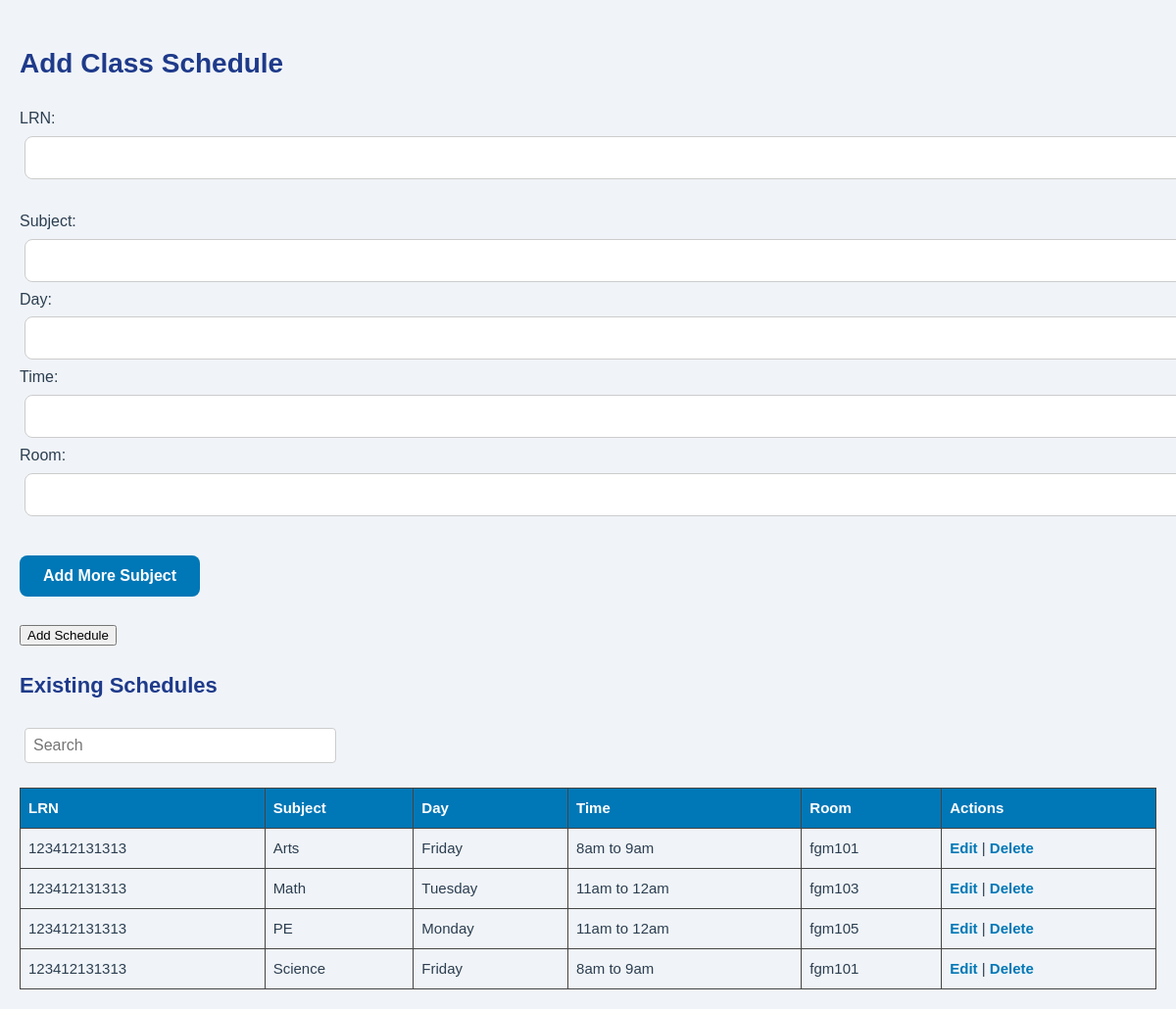
/schedule.php, run on an earlier commit of the app's database.
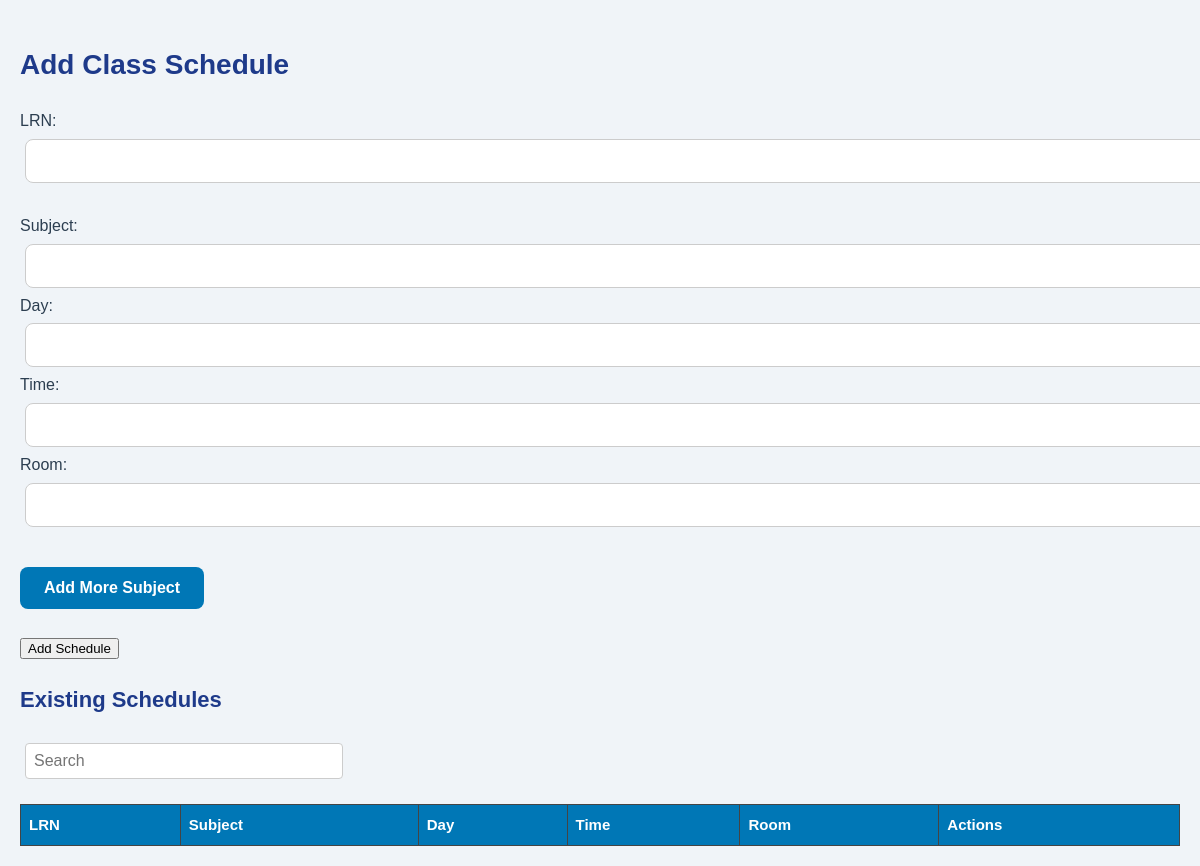
And on a later commit of the database.
### tables this page shows
CREATE TABLE `schedules` (
  `id` int(11) NOT NULL,
  `student_id` varchar(50) NOT NULL,
  `subject` varchar(100) NOT NULL,
  `day` varchar(20) NOT NULL,
  `time` varchar(20) NOT NULL,
  `room` varchar(50) DEFAULT NULL
);

### schedule.php (the view, shortened to what this page needs)
<?php
include 'db.php';
?>
<!DOCTYPE html>
<html>
<head>
    <link rel="stylesheet" type="text/css" href="css/admin.css">
</head>
<body>
<h2>Add Class Schedule</h2>
<form method="POST" action="schedule.php">
    LRN: <input type="text" name="student_id" required><br><br>
    <div id="scheduleFields">
        <div>
            Subject: <input type="text" name="subject[]" required>
            Day: <input type="text" name="day[]" required>
            Time: <input type="text" name="time[]" required>
            Room: <input type="text" name="room[]" required><br><br>
        </div>
    </div>
    <button type="button" onclick="addMore()">Add More Subject</button><br><br>
    <input type="submit" value="Add Schedule">
</form>
<h3>Existing Schedules</h3>
<div style="margin: 20px 0;">
    <input type="text" id="searchInput" placeholder="Search"
           style="padding: 8px; width: 300px; border: 1px solid #ccc; border-radius: 4px;">
</div>
<table>
    <tr><th>LRN</th><th>Subject</th><th>Day</th><th>Time</th><th>Room</th><th>Actions</th></tr>
    <?php
    $result = $conn->query("SELECT * FROM schedules");
    while($row = $result->fetch_assoc()) {
        echo "<tr>
                <td>{$row['student_id']}</td>
                <td>{$row['subject']}</td>
                <td>{$row['day']}</td>
                <td>{$row['time']}</td>
                <td>{$row['room']}</td>
                <td>
                    <a href='?edit={$row['student_id']}'>Edit</a> |
                    <a href='?delete={$row['id']}' onclick=\"return confirm('Delete this schedule?')\">Delete</a>
                </td>
              </tr>";
    }
    ?>
</table>
</body>
</html>

What changed in the data, as far as the page shows it:
removed schedules: student "123412131313", subject "Arts", day "Friday", time "8am to 9am", room "fgm101"
removed schedules: student "123412131313", subject "Math", day "Tuesday", time "11am to 12am", room "fgm103"
removed schedules: student "123412131313", subject "PE", day "Monday", time "11am to 12am", room "fgm105"
removed schedules: student "123412131313", subject "Science", day "Friday", time "8am to 9am", room "fgm101"
